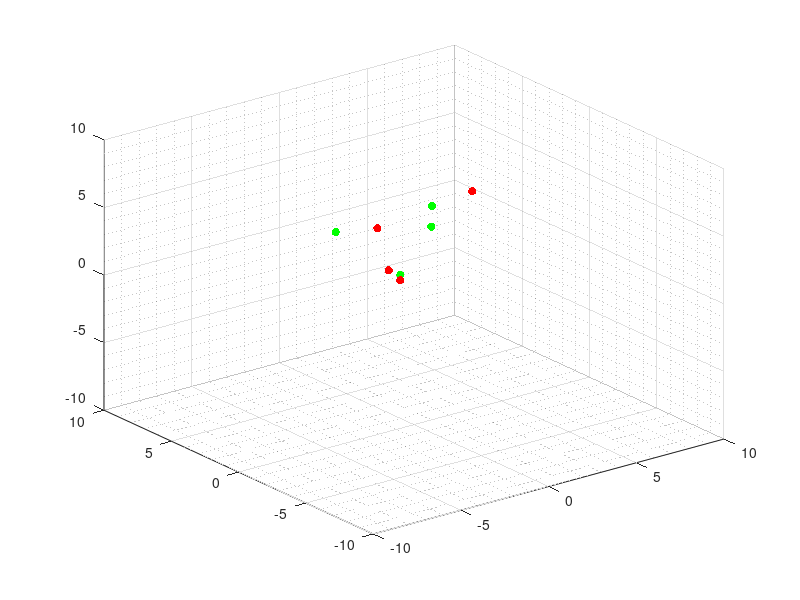

This figure's MATLAB source: (Note: this script raises an error after producing the figure.)
% =========================================================================
% SIMULACIÓN DEL PROBLEMA DE FORMACIÓN EN 3D CON CONTROL DE COLISIONES Y
% VELOCIDAD
% =========================================================================
% Autor: Kenneth Andree Aldana Corado
% Última modificación: 10/16/2022
% Basado en: "Simulación de control de formación sin modificaciones"
% de Andrea Maybell Peña Echeverría
% =========================================================================
% El siguiente script implementa la simulación de la ecuación modificada
% de consenso para el caso del consenso en una formación con evasión de
% colisiones y límite de velocidad.
% =========================================================================

%% Inicialización del mundo
gridsize = 10; 
initsize = 10;
N = 8; % Definir la cantidad de agentes
dt = 0.01; % Tiempo de muestreo
T = 10; % Tiempo máximo de simulación

%% Inicialización de la posición de los agentes
X = initsize*rand(3,N);

% El siguiente ciclo sirve para colocar a todos los agentes en el plano XY
% como se realizaría en pruebas físicas, con la idea de realizar la
% simulación lo más real posible.
for s = 1:N
    X(3,s) = 0;
end

% AGENTES EN PLANO ARBITRARIO

%Plano 1
%     X(1,1) = 0; X(1,2) = -4; X(1,3) = 0; X(1,4) = -4; 
%     X(1,5) = 0; X(1,6) = -4; X(1,7) = 0; X(1,8) = -4;
%     
%     X(2,1) = -4;X(2,2) = -4; X(2,3) = -2;X(2,4) = -2;
%     X(2,5) = 0; X(2,6) = 0;  X(2,7) = 2; X(2,8) = 2;
%     
%     X(3,1) = 2; X(3,2) = 2; X(3,3) = 5; X(3,4) = 5;
%     X(3,5) = 8; X(3,6) = 8; X(3,7) = 11; X(3,8) = 11;
    
%Plano 2
% X(1,1) = 3; X(1,2) = 1; X(1,3) = 2; X(1,4) = 3; 
% X(1,5) = 0;  X(1,6) = 1;  X(1,7) = 2;  X(1,8) = 0;
% 
% X(2,1) = 3;  X(2,2) = 1;  X(2,3) = 2; X(2,4) = 3;
% X(2,5) = 0;  X(2,6) = 1;  X(2,7) = 2; X(2,8) = 0;
% 
% X(3,1) = 2;  X(3,2) = -2; X(3,3) = -2; X(3,4) = -2;
% X(3,5) = 2;  X(3,6) = 2; X(3,7) = 2; X(3,8) = -2;

Xi = X; % Vector de posición de los agentes

% Inicialización de la velocidad de los agentes
V = zeros(3,N);

%% Grafico de posición inicial de los agentes
%  Se utiliza distinción de color por agentes
%    Rojo:    agente 1
%    Verde:   agente 2

color = [255 0 0;
         255 0 0;
         255 0 0;
         255 0 0;
         0 255 0;
         0 255 0;
         0 255 0;
         0 255 0];    
% Se define la representación gráfica como gráfico de dispersión en 3D
agents = scatter3(X(1,:),X(2,:),X(3,:),[],color,'filled');
grid minor;
xlim([-gridsize, gridsize]);
ylim([-gridsize, gridsize]);
zlim([-gridsize, gridsize]);

%% Selección matriz y parámetros del sistema
d = MatrizF(1);    % matriz de formación
r = 1;               % radio agentes
VelMax = 2;         % velocidad máxima

%% Inicialización de simulación
t = 0;
ciclos = 1; % Contador de ciclos para finalizar la formación
historico = zeros(100*T,N); % Variable que almacena la velocidad de los agentes
hX = zeros(100*T,N); % Variables para almacenamiento de posición de los agentes
hY = zeros(100*T,N);
hZ = zeros(100*T,N);
cambio = 0; % Variable para el cambio de ecuación de consenso

%% Dinámica pre formación para agentes en planos XZ.
% Este bloque permite que los drones se eleven durante 3 unidades de
% tiempo hacia arriba para que puedan salir del plano y así salir de con
% la singularidad. NOTA: Esto esta sección se utiliza únicamente si no
% se tiene comentado el ciclo for al definir la posición de los agentes. 

while (t < 3)
    for i = 1:N
        E = 0;
        for j = 1:N
            V(3,i) = 1; % Velocidad de 1 para eje Z
            E = -V; 
            X = X + V*dt;
            for a = 1:N
                hX(ciclos,a)= X(1,a);
                hY(ciclos,a)= X(2,a);
                hZ(ciclos,a)= X(3,a);
            end
            % Almacenar los datos de la velocidad durante la simulación.
            historico(ciclos,:) = (sum(V.^2,1)).^0.5;
    
            % Se actualiza la gráfica, se muestra el movimiento y se
            % incrementa el tiempo.
            agents.XData = X(1,:);
            agents.YData = X(2,:);
            agents.ZData = X(3,:);
            pause(dt);
            t = t + dt;
            ciclos = ciclos + 1;
        end
    end
end

%% Dinámica de formación de agentes
while(t < T)
    for i = 1:N
        E = 0;
        for j = 1:N
            dist = X(:,i)- X(:,j); % vector de distancia entre agente i y j
            mdist = norm(dist);    % norma euclidiana vector de xi - xj
            dij = d(i,j);        % distancia deseada entre agentes i y j
            
            % Se calcula el peso para la ecuación
            if(mdist == 0)
                w = 0;
            else
                switch cambio
                    case 0
                        % Ecuación de consenso modificada para acercamiento
                        w = (mdist - (2*(r + 1)))/(mdist - (r + 1))^2; 
                    case 1
                        % Ecuación de consenso modificada para evitar
                        % colisiones y formarse
                        w = (4*(mdist - dij)*(mdist - r) - 2*(mdist - dij)^2)/(mdist*(mdist - r)^2);  
                end 
            end
            % Tensión de aristas entre agentes
            E = E + w.*dist;
        end
        % Implementación de límite de velocidad
        if(norm(E) > VelMax)    
            E(1) = (E(1)/norm(E))*VelMax;
            E(2) = (E(2)/norm(E))*VelMax;
            E(3) = (E(3)/norm(E))*VelMax;
        end
        % Actualización de velocidad
        V(:,i) = -1*E;

    end
    % Al llegar muy cerca de la posición deseada del controlador, se realiza cambio de control
    if(norm(V) < 2)
        cambio = 1;
    end
    % Actualización de la posición de los agentes
    X = X + V*dt;
    
    % Almacenamiento de variables para graficar
    for a = 1:N
        hX(ciclos,a)= X(1,a);
        hY(ciclos,a)= X(2,a);
        hZ(ciclos,a)= X(3,a);
    end
    historico(ciclos,:) = (sum(V.^2,1)).^0.5;
    
    % Se actualiza la gráfica, se muestra el movimiento y se incrementa el
    % tiempo
    agents.XData = X(1,:);
    agents.YData = X(2,:);
    agents.ZData = X(3,:);
    pause(dt);
    t = t + dt;
    ciclos = ciclos + 1;
end

% Grafico de la norma de la velocidad de los agentes
figure(1);
plot(0:dt:T,historico);
xlabel('Tiempo (segundos)');
ylabel('Velocidad (unidades/segundo)');
ylim([-1,inf])

% Grafico de posición inicial y final de los agentes, adicionalmente se
% superpone su trayectoria.
figure(2);
hold on;
grid on;
plot3(hX,hY,hZ,'--');
xlabel('Posición en eje X (u.a)');
ylabel('Posición en eje Y (u.a)');
zlabel('Posición en eje Z (u.a)');
% scatter3(5,5,5);
hold on
scatter3(Xi(1,:),Xi(2,:),Xi(3,:),[], 'k');
scatter3(X(1,:),X(2,:),X(3,:),[], 'k', 'filled');
hold off;
